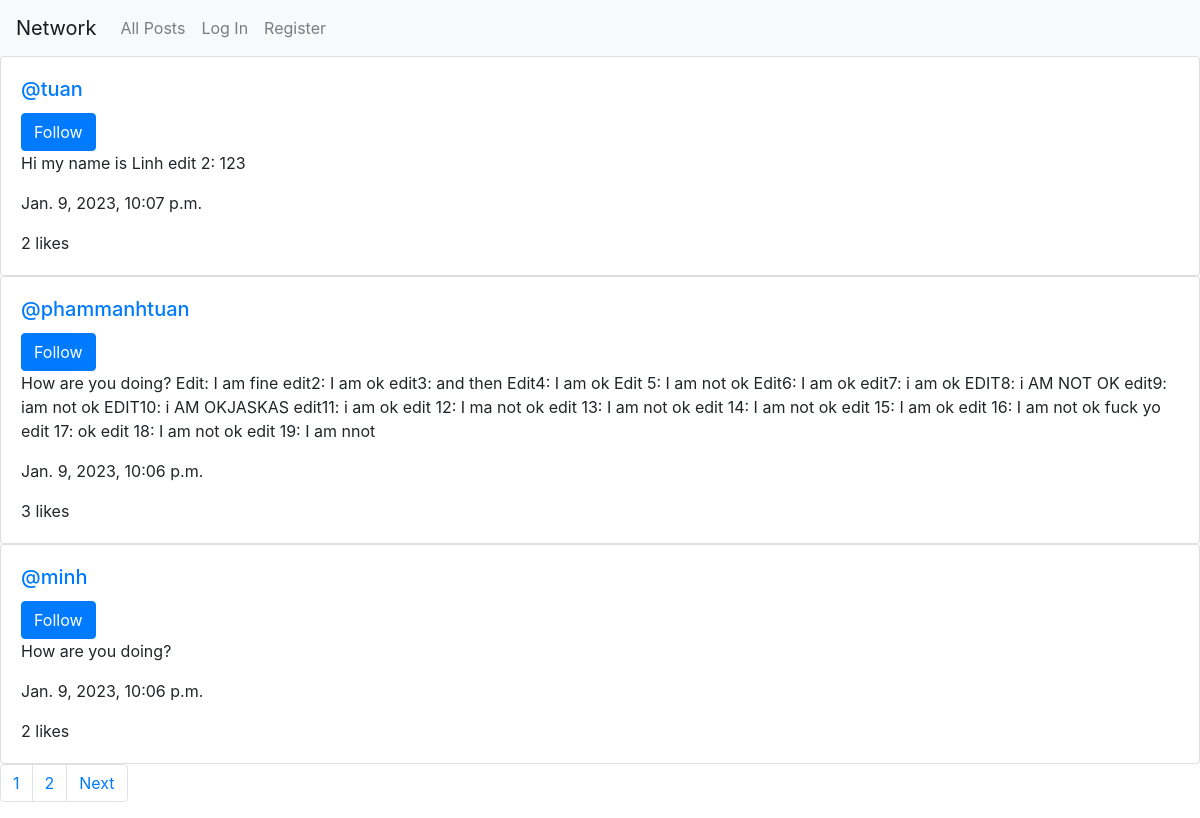
The page / on the database its author committed.
### network/models.py (models this page shows, shortened)
class Post(models.Model):
    owner = models.ForeignKey(User, on_delete = models.CASCADE, blank=True, null=True, related_name="owner")
    content = models.CharField(max_length=3000)
    timestamp = models.DateTimeField(auto_now_add=True)
    likes = models.ManyToManyField(User, blank=True, null=True, related_name="user_like")
    def likes_count(self):
        return self.likes.count()

class User(AbstractUser):
    pass

### network/views.py (the view)
# urls.py: path("", views.index, name="index"),
def index(request):
    current_user = request.user
    followers = Follower.objects.filter(followers=current_user.id)
    list_following_of_owner = []
    for follower in followers:
        list_following_of_owner.append(follower.being_followered.username)
    posts = Post.objects.all().order_by("id").reverse()
    list_posts_current_user_liked = []
    for post in posts:
        if post.likes.filter(id=current_user.id).exists():
            list_posts_current_user_liked.append(post.id)
    paginator = Paginator(posts, 3) # Show 10 posts per page.
    page_number = request.GET.get('page')
    posts_of_the_page = paginator.get_page(page_number)
    return render(request, "network/index.html",{
        "owner": current_user,
        "list_posts_current_user_liked": list_posts_current_user_liked,
        "list_following_of_owner": list_following_of_owner,
        "posts_of_the_page": posts_of_the_page
    })

### network/templates/network/index.html (shortened to what this page needs)
{% extends "network/layout.html" %}
{% load static %}
{% block body %}
    {% for post in posts_of_the_page %}
    <div class="card">
        <div class="card-body">
            <h5 class="card-title"><a href="{% url 'profile' post.owner.id %}">@{{post.owner.username}}</a></h5>
            {% if post.owner.username in list_following_of_owner %}
            <form action="{% url 'unfollow'%}" method="post">
                {% csrf_token %}
                <input type="hidden" value="{{post.owner.username}}" name="owner_post_username">
                <input type="hidden" value="{{owner.username}}" name="current_user">
                <input class="btn btn-primary" type="submit" value="Unfollow">
            </form>
            {% elif post.owner.username not in list_following_of_owner and post.owner.username != owner.username %}
                <form action="{% url 'follow'%}"method="post">
                    <input class="btn btn-primary" type="submit" value="Follow">
                </form>
            {% endif %}
            <p class="card-text" id="content_{{post.id}}">{{post.content}}</p>
            <p class="card-text">{{post.timestamp}} </p>
            <p class="card-text" id="number_of_likes">{{post.likes_count}} likes</p>
        </div>
    </div>
    {% endfor %}
    <nav aria-label="Page navigation example">
        <ul class="pagination">
            <li class="page-item"><a class="page-link" href="?page={{ posts_of_the_page }}">{{ posts_of_the_page.number }}</a></li>
            {% if posts_of_the_page.has_next %}
            <li class="page-item"><a class="page-link" href="?page={{ posts_of_the_page.next_page_number}}">{{ posts_of_the_page.next_page_number}}</a></li>
            <li class="page-item"><a class="page-link" href="?page={{ posts_of_the_page.next_page_number}}">Next</a></li>
            {% endif %}
        </ul>
      </nav>
{% endblock %}

### network/templates/network/layout.html (shortened to what this page needs)
{% load static %}
<!DOCTYPE html>
<html lang="en">
    <head>
        <link rel="stylesheet" href="https://stackpath.bootstrapcdn.com/bootstrap/4.4.1/css/bootstrap.min.css">
        <link href="{% static 'network/styles.css' %}" rel="stylesheet">
        <link rel="stylesheet" href="https://use.fontawesome.com/releases/v5.13.0/css/all.css">
    </head>
    </head>
    <body>
        <nav class="navbar navbar-expand-lg navbar-light bg-light">
            <a class="navbar-brand" href="#">Network</a>
            <div>
              <ul class="navbar-nav mr-auto">
                <li class="nav-item">
                  <a class="nav-link" href="{% url 'index' %}">All Posts</a>
                </li>
                {% if user.is_authenticated %}
                    <li class="nav-item">
                        <a class="nav-link" href="{% url 'following' %}">Following</a>
                    </li>
                    <li class="nav-item">
                        <a class="nav-link" href="{% url 'logout' %}">Log Out</a>
                    </li>
                {% else %}
                    <li class="nav-item">
                        <a class="nav-link" href="{% url 'login' %}">Log In</a>
                    </li>
                    <li class="nav-item">
                        <a class="nav-link" href="{% url 'register' %}">Register</a>
                    </li>
                {% endif %}
              </ul>
            </div>
          </nav>
        <div class="body">
            {% block body %}
            {% endblock %}
        </div>
    </body>
</html>

### rows shown on the page
Post: owner.username "tuan", content "Hi my name is Linh edit 2: 123", timestamp "Jan. 9, 2023, 10:07 p.m.", likes_count "2"
Post: owner.username "phammanhtuan", content "How are you doing? Edit: I am fine edit2: I am ok edit3: and then Edit4: I am ok Edit 5: I am not ok Edit6: I am ok edit7: i am ok EDIT8: i AM NOT OK edit9: iam not ok EDIT10: i AM OKJASKAS edit11: i am ok edit 12: I ma not ok edit 13: I am not ok edit 14: I am not ok edit 15: I am ok edit 16: I am not ok fuck yo edit 17: ok edit 18: I am not ok edit 19: I am nnot", timestamp "Jan. 9, 2023, 10:06 p.m.", likes_count "3"
Post: owner.username "minh", content "How are you doing?", timestamp "Jan. 9, 2023, 10:06 p.m.", likes_count "2"

### other values the page prints
{{ posts_of_the_page.number }} "1"
{{ posts_of_the_page.next_page_number }} "2"
